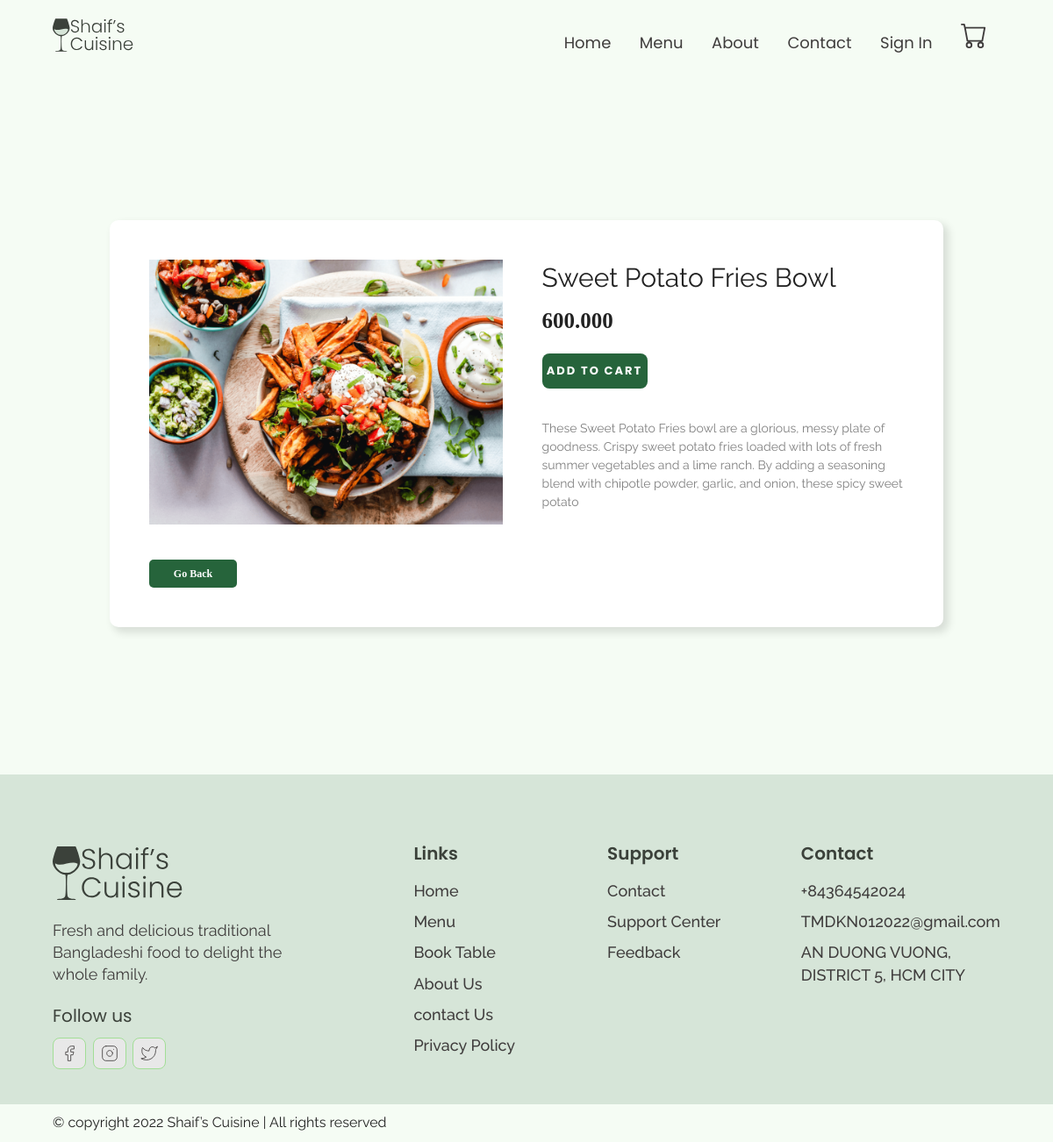
/index.php?chon=t&id=detail&id_pro=13, run on the app's committed database.
### tables this page shows
CREATE TABLE `product` (
  `productId` int(11) NOT NULL,
  `name` varchar(255) NOT NULL,
  `price` decimal(10,0) NOT NULL,
  `image` varchar(255) NOT NULL,
  `menuId` int(11) NOT NULL,
  `qty` int(11) NOT NULL,
  `des` varchar(255) NOT NULL,
  `soldcount` int(11) NOT NULL
);

### DAO/database.php (called while the page is built, shortened)
<?php
class Database extends PDO
{
  public $host   = DB_HOST;
  public $user   = DB_USER;
  public $pass   = DB_PASS;
  public $dbname = DB_NAME;
  public $link;
  private function connectDB()
  {
    $this->link = new mysqli(
      $this->host,
      $this->user,
      $this->pass,
      $this->dbname
    );
  }
  public function select($query)
  {
    $result = $this->link->query($query);
    if ($result->num_rows > 0) {
      return $result;
    } else {
      return false;
    }
  }
  public function closeConnection()
  {
    $this->link = null;
  }
}

### class/product.php (the view, shortened to what this page needs)
<?php
include "./DAO/database.php";
class product{
    private $db;
    public function __construct(){
        $this->db=new Database();
    }
    public function getProductbyId($productId){
        $query="SELECT * FROM product Where productId =$productId LIMIT 1";
        $result=$this->db->select($query);
        if(mysqli_num_rows($result) > 0){
            $product = mysqli_fetch_assoc($result);
            $this->db->closeConnection();
            return $product;
        }
    }
public function showProductDetails($product) {
    echo '
    <div class="images">
    <div class="images-hoder active">
      <img src="images/'.$product['image'].'">
    </div>
  </div>
  <div class="basic-info">
    <p class="product_name">'.$product['name'].'</p>
  <span>'.number_format($product['price'],0,",",".").'</span>
  <div class="options">
    <input id="addtocart" name="themgiohang" type="submit" value="ADD TO CART">
  </div>
  </div>
  <div class="description">
    <p>'.$product['des'].'</p>
    ';
}
}
?>

### globalStyles.css (style rules this page uses)
html { font-size: 10px; overflow-x: hidden; }
body { background: var(--lightGreen-2); overflow-x: hidden; visibility: hidden; overflow-y: hidden; }
:root { --green-1: #26643b; --green-2: #a2de96; --lightGreen-1: #d6e5d8; --lightGreen-2: #f5fcf4; --black-1: #3b413a; --black-2: #3f3c3c; --black-3: #5b6359; --white-1: #e8e8e8; --boder-color: #dbdbdb; --white-2: #FFFFFF; }
img { width: 100%; object-fit: contain; }
p { font-family: Raleway; font-weight: 400; line-height: 1.4em; font-size: 1.4rem; }

### components.css (style rules this page uses)
#addtocart { font-family: Poppins; font-weight: bolder; font-size: 13px; border: none; border-radius: 8px; color: white; background: var(--green-1); width: 120px; height: 40px; margin-top: 10px; letter-spacing: 2px; }

### template/productdetails.php (style rules this page uses)
:root { --primary-color: #d6e5d8; --secondary-color: #26643b; --tertiary-color:#a2de96; --yellow-color:#ffb900; --gray-color: #808080; }
* { box-sizing: border-box; font-family: 'Poppin'; line-height: 1; padding: 0; margin: 0; }
.box .product_name { font-size: 30px; }
.box .images { grid-area: images; display: grid; grid-template-columns: repeat(3, auto); grid-template-rows: auto 1fr; grid-template-areas: "active activea active" "idle idle idle"; grid-gap: 5px; }
.box .basic-info { grid-area: info; display: flex; flex-direction: column; gap: 15px; }
.box .basic-info span { font-weight: 800; font-size: 25px; }
.box .description { grid-area: description; display: flex; flex-direction: column; gap: 25px; }
.box .description p { color: var(--gray-color); font-size: 14px; line-height: 1.5; }

### data on the page
product: image (picture), name "Sweet Potato Fries Bowl", price "600.000", des "These Sweet Potato Fries bowl are a glorious, messy plate of goodness. Crispy sweet potato fries loaded with lots of fresh summer vegetables and a lime ranch. By adding a seasoning blend with chipotle powder, garlic, and onion, these spicy sweet potato"
